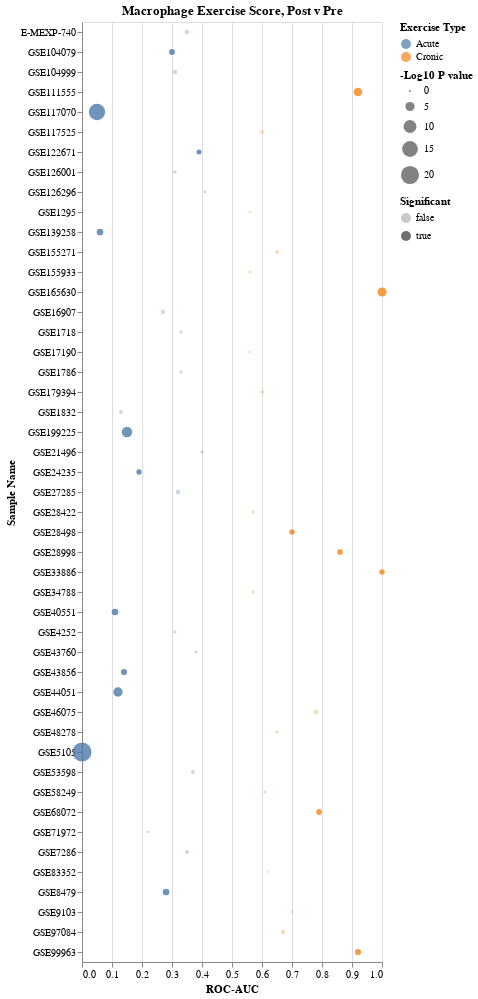

Write notebook code for a chart like this one.
### Code cell
saveName='MacrophageExerciseDotPlot_All_log10Pval.png'
title='Macrophage Exercise Score, Post v Pre'
save=True
dfIn=df

chart=makeDotPlot(dfIn,saveName=saveName,title=title,rev=False,save=save)
chart

### Figure 1 — Vega-Lite specification as saved in the notebook (floating-point values rounded to 4 significant figures)
{"config": {"view": {"continuousWidth": 300, "continuousHeight": 300}}, "data": {"name": "data-69e85b9a952b50cd9808ef0b17d7c024"}, "mark": {"type": "circle"}, "encoding": {"color": {"field": "Exercise Type", "type": "nominal"}, "opacity": {"field": "Significant", "type": "nominal"}, "size": {"field": "-Log10 P value", "scale": {"align": 21.94, "base": 0.07314, "reverse": false}, "type": "quantitative"}, "x": {"field": "ROC-AUC", "scale": {"domain": [0, 1]}, "type": "quantitative"}, "y": {"field": "Sample Name", "type": "nominal"}}, "title": "Macrophage Exercise Score, Post v Pre", "$schema": "https://vega.github.io/schema/vega-lite/v5.8.0.json", "datasets": {"data-69e85b9a952b50cd9808ef0b17d7c024": [{"Sample Name": "GSE21496", "Num Samples": 21, "ROC-AUC": 0.4, "Pval": 0.368, "Exercise Type": "Acute", "-Log10 P value": 0.4342, "Significant": false}, {"Sample Name": "GSE117070", "Num Samples": 82, "ROC-AUC": 0.05, "Pval": 7.31e-17, "Exercise Type": "Acute", "-Log10 P value": 16.14, "Significant": true}, {"Sample Name": "GSE43856", "Num Samples": 16, "ROC-AUC": 0.14, "Pval": 0.00832, "Exercise Type": "Acute", "-Log10 P value": 2.08, "Significant": true}, {"Sample Name": "GSE71972", "Num Samples": 16, "ROC-AUC": 0.22, "Pval": 0.767, "Exercise Type": "Acute", "-Log10 P value": 0.1152, "Significant": false}, {"Sample Name": "GSE5105", "Num Samples": 44, "ROC-AUC": 0.0, "Pval": 1.15e-22, "Exercise Type": "Acute", "-Log10 P value": 21.94, "Significant": true}, {"Sample Name": "E-MEXP-740", "Num Samples": 32, "ROC-AUC": 0.35, "Pval": 0.0856, "Exercise Type": "Acute", "-Log10 P value": 1.068, "Significant": false}, {"Sample Name": "GSE7286", "Num Samples": 18, "ROC-AUC": 0.35, "Pval": 0.164, "Exercise Type": "Acute", "-Log10 P value": 0.7852, "Significant": false}, {"Sample Name": "GSE24235", "Num Samples": 21, "ROC-AUC": 0.19, "Pval": 0.0333, "Exercise Type": "Acute", "-Log10 P value": 1.478, "Significant": true}, {"Sample Name": "GSE27285", "Num Samples": 23, "ROC-AUC": 0.32, "Pval": 0.0765, "Exercise Type": "Acute", "-Log10 P value": 1.116, "Significant": false}, {"Sample Name": "GSE139258", "Num Samples": 12, "ROC-AUC": 0.06, "Pval": 0.00316, "Exercise Type": "Acute", "-Log10 P value": 2.5, "Significant": true}, {"Sample Name": "GSE104999", "Num Samples": 24, "ROC-AUC": 0.31, "Pval": 0.0909, "Exercise Type": "Acute", "-Log10 P value": 1.041, "Significant": false}, {"Sample Name": "GSE126001", "Num Samples": 16, "ROC-AUC": 0.31, "Pval": 0.286, "Exercise Type": "Acute", "-Log10 P value": 0.5436, "Significant": false}, {"Sample Name": "GSE199225", "Num Samples": 60, "ROC-AUC": 0.15, "Pval": 4.15e-07, "Exercise Type": "Acute", "-Log10 P value": 6.382, "Significant": true}, {"Sample Name": "GSE122671", "Num Samples": 88, "ROC-AUC": 0.39, "Pval": 0.0494, "Exercise Type": "Acute", "-Log10 P value": 1.306, "Significant": true}, {"Sample Name": "GSE126296", "Num Samples": 14, "ROC-AUC": 0.41, "Pval": 0.575, "Exercise Type": "Acute", "-Log10 P value": 0.2403, "Significant": false}, {"Sample Name": "GSE1718", "Num Samples": 6, "ROC-AUC": 0.33, "Pval": 0.435, "Exercise Type": "Acute", "-Log10 P value": 0.3615, "Significant": false}, {"Sample Name": "GSE44051", "Num Samples": 48, "ROC-AUC": 0.12, "Pval": 8.17e-06, "Exercise Type": "Acute", "-Log10 P value": 5.088, "Significant": true}, {"Sample Name": "GSE1786", "Num Samples": 12, "ROC-AUC": 0.33, "Pval": 0.436, "Exercise Type": "Acute", "-Log10 P value": 0.3605, "Significant": false}, {"Sample Name": "GSE1832", "Num Samples": 8, "ROC-AUC": 0.13, "Pval": 0.203, "Exercise Type": "Acute", "-Log10 P value": 0.6925, "Significant": false}, {"Sample Name": "GSE4252", "Num Samples": 8, "ROC-AUC": 0.31, "Pval": 0.465, "Exercise Type": "Acute", "-Log10 P value": 0.3325, "Significant": false}, {"Sample Name": "GSE8479", "Num Samples": 39, "ROC-AUC": 0.28, "Pval": 0.00319, "Exercise Type": "Acute", "-Log10 P value": 2.496, "Significant": true}, {"Sample Name": "GSE16907", "Num Samples": 16, "ROC-AUC": 0.27, "Pval": 0.135, "Exercise Type": "Acute", "-Log10 P value": 0.8697, "Significant": false}, {"Sample Name": "GSE40551", "Num Samples": 16, "ROC-AUC": 0.11, "Pval": 0.00331, "Exercise Type": "Acute", "-Log10 P value": 2.48, "Significant": true}, {"Sample Name": "GSE43760", "Num Samples": 24, "ROC-AUC": 0.38, "Pval": 0.532, "Exercise Type": "Acute", "-Log10 P value": 0.2741, "Significant": false}, {"Sample Name": "GSE53598", "Num Samples": 36, "ROC-AUC": 0.37, "Pval": 0.198, "Exercise Type": "Acute", "-Log10 P value": 0.7033, "Significant": false}, {"Sample Name": "GSE104079", "Num Samples": 58, "ROC-AUC": 0.3, "Pval": 0.0156, "Exercise Type": "Acute", "-Log10 P value": 1.807, "Significant": true}, {"Sample Name": "GSE1295", "Num Samples": 6, "ROC-AUC": 0.56, "Pval": 0.795, "Exercise Type": "Cronic", "-Log10 P value": 0.09963, "Significant": false}, {"Sample Name": "GSE28998", "Num Samples": 14, "ROC-AUC": 0.86, "Pval": 0.0198, "Exercise Type": "Cronic", "-Log10 P value": 1.703, "Significant": true}, {"Sample Name": "GSE33886", "Num Samples": 6, "ROC-AUC": 1.0, "Pval": 0.0231, "Exercise Type": "Cronic", "-Log10 P value": 1.636, "Significant": true}, {"Sample Name": "GSE34788", "Num Samples": 60, "ROC-AUC": 0.57, "Pval": 0.351, "Exercise Type": "Cronic", "-Log10 P value": 0.4547, "Significant": false}, {"Sample Name": "GSE48278", "Num Samples": 20, "ROC-AUC": 0.65, "Pval": 0.301, "Exercise Type": "Cronic", "-Log10 P value": 0.5214, "Significant": false}, {"Sample Name": "GSE58249", "Num Samples": 14, "ROC-AUC": 0.61, "Pval": 0.406, "Exercise Type": "Cronic", "-Log10 P value": 0.3915, "Significant": false}, {"Sample Name": "GSE17190", "Num Samples": 24, "ROC-AUC": 0.56, "Pval": 0.655, "Exercise Type": "Cronic", "-Log10 P value": 0.1838, "Significant": false}, {"Sample Name": "GSE165630", "Num Samples": 14, "ROC-AUC": 1.0, "Pval": 1.55e-05, "Exercise Type": "Cronic", "-Log10 P value": 4.81, "Significant": true}, {"Sample Name": "GSE99963", "Num Samples": 14, "ROC-AUC": 0.92, "Pval": 0.00713, "Exercise Type": "Cronic", "-Log10 P value": 2.147, "Significant": true}, {"Sample Name": "GSE68072", "Num Samples": 23, "ROC-AUC": 0.79, "Pval": 0.0151, "Exercise Type": "Cronic", "-Log10 P value": 1.821, "Significant": true}, {"Sample Name": "GSE155271", "Num Samples": 13, "ROC-AUC": 0.65, "Pval": 0.213, "Exercise Type": "Cronic", "-Log10 P value": 0.6716, "Significant": false}, {"Sample Name": "GSE9103", "Num Samples": 20, "ROC-AUC": 0.7, "Pval": 0.529, "Exercise Type": "Cronic", "-Log10 P value": 0.2765, "Significant": false}, {"Sample Name": "GSE46075", "Num Samples": 16, "ROC-AUC": 0.78, "Pval": 0.0865, "Exercise Type": "Cronic", "-Log10 P value": 1.063, "Significant": false}, {"Sample Name": "GSE28422", "Num Samples": 54, "ROC-AUC": 0.57, "Pval": 0.345, "Exercise Type": "Cronic", "-Log10 P value": 0.4622, "Significant": false}, {"Sample Name": "GSE28498", "Num Samples": 38, "ROC-AUC": 0.7, "Pval": 0.0242, "Exercise Type": "Cronic", "-Log10 P value": 1.616, "Significant": true}, {"Sample Name": "GSE83352", "Num Samples": 8, "ROC-AUC": 0.62, "Pval": 0.845, "Exercise Type": "Cronic", "-Log10 P value": 0.07314, "Significant": false}, {"Sample Name": "GSE97084", "Num Samples": 37, "ROC-AUC": 0.67, "Pval": 0.128, "Exercise Type": "Cronic", "-Log10 P value": 0.8928, "Significant": false}, {"Sample Name": "GSE111555", "Num Samples": 32, "ROC-AUC": 0.92, "Pval": 4.49e-05, "Exercise Type": "Cronic", "-Log10 P value": 4.348, "Significant": true}, {"Sample Name": "GSE155933", "Num Samples": 193, "ROC-AUC": 0.56, "Pval": 0.357, "Exercise Type": "Cronic", "-Log10 P value": 0.4473, "Significant": false}, {"Sample Name": "GSE179394", "Num Samples": 50, "ROC-AUC": 0.6, "Pval": 0.273, "Exercise Type": "Cronic", "-Log10 P value": 0.5638, "Significant": false}, {"Sample Name": "GSE117525", "Num Samples": 46, "ROC-AUC": 0.6, "Pval": 0.247, "Exercise Type": "Cronic", "-Log10 P value": 0.6073, "Significant": false}]}}
